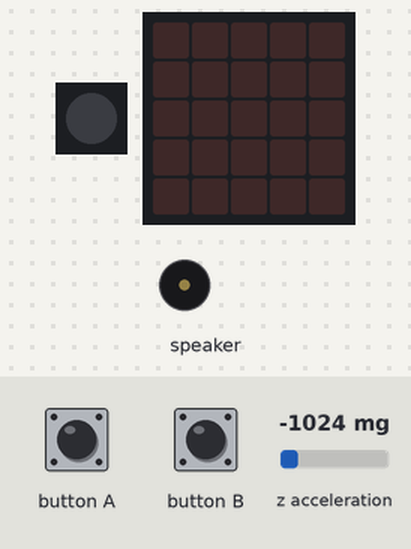
Bench run of a program on a simulated Calliope mini (MakeCode). Parts: 1 RGB LEDs in strip order, left to right, the board's 5×5 LED display, buzzer (waves = sounding). Inputs (shaded band) come from the test bench; at power-on: z acceleration -1024 mg.

Above: at 2.5 s.
2.6 s: button A pressed for 0.15 s
At 5.5 s:
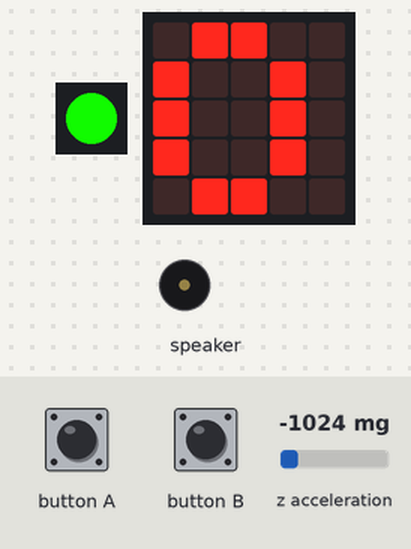
5.7 s: z acceleration set to -1440 mg
At 6.9 s:
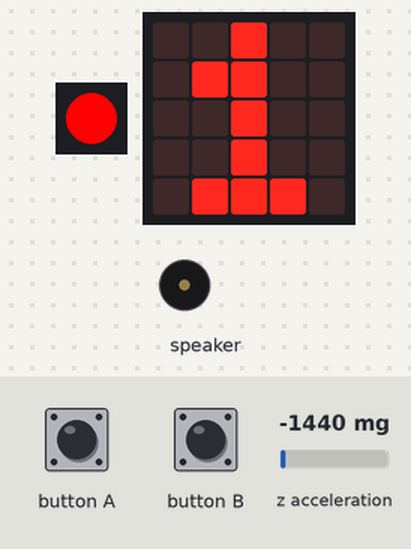
7.2 s: button B pressed for 0.15 s
At 7.44 s:
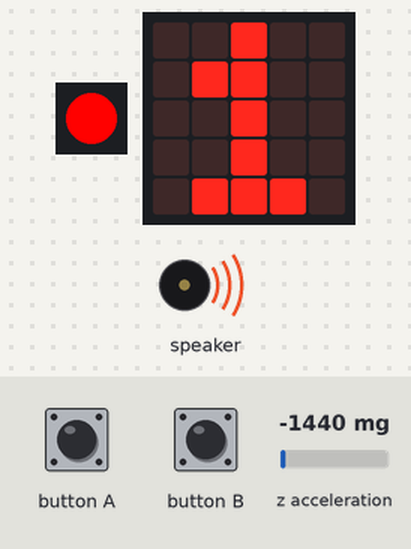
9.0 s: z acceleration set to -750 mg
At 9.6 s:
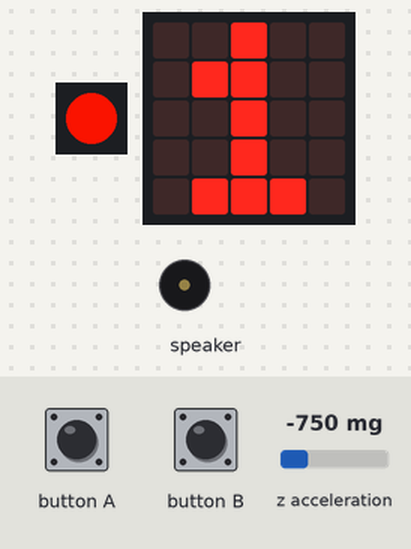
10.6 s: button B pressed for 0.15 s
At 12.2 s:
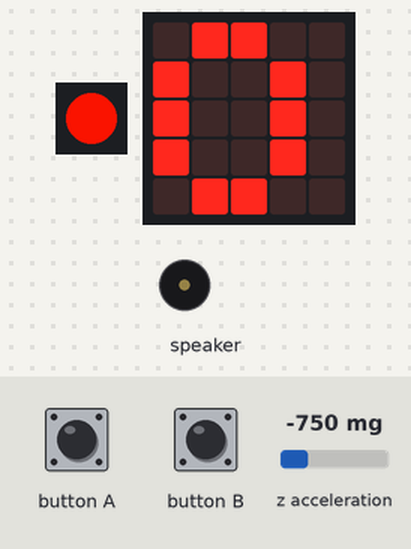
Timing chart, 0 to 13.7 s (numbered marks = the images above; inputs shaded):
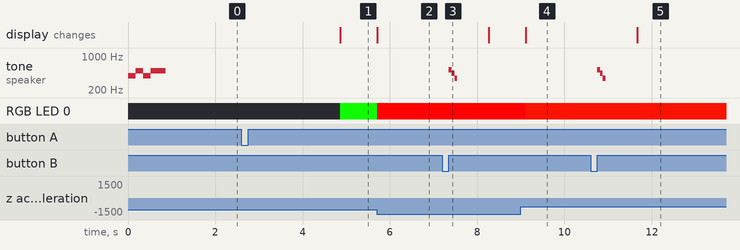

The program:

main.ts
```typescript
input.onButtonPressed(Button.A, function () {
    firstTimeFlag = 0
    basic.pause(10)
    while (count <= repetitions) {
        if (firstTimeFlag == 0) {
            basic.pause(2000)
        }
        firstTimeFlag = 1
        basic.pause(100)
        accel_val = input.acceleration(Dimension.Z)
        if (accel_val < zero_cal - tolerance / 2 && prev_val > zero_cal + tolerance / 2 || accel_val > zero_cal + tolerance / 2 && prev_val < zero_cal - tolerance / 2) {
            prev_val = accel_val
            count += 1
            light2 += Math.trunc(255 / repetitions) * -1
        }
        basic.setLedColor(basic.rgbw(
        light2,
        0 - light2,
        0,
        light2
        ))
        basic.showNumber(count)
    }
    if (count == repetitions) {
        music.playMelody("E F G B G - B - ", 350)
    }
})
input.onButtonPressed(Button.B, function () {
    music.playMelody("C5 A F - - - - - ", 1000)
    count = 0
    basic.pause(100)
})
let firstTimeFlag = 0
let zero_cal = 0
let tolerance = 0
let prev_val = 0
let accel_val = 0
let light2 = 0
let repetitions = 0
let count = 0
music.playMelody("G B G B B - - - ", 350)
count = 0
// Modify
repetitions = 15
light2 = 255 + Math.trunc(255 / repetitions)
accel_val = 0
prev_val = 0
// Modify
let target_val = 1035
// Modify
tolerance = 5
zero_cal = -1024
basic.forever(function () {

})
```

test.ts
```typescript
// Hier kann man Tests durchführen; diese Datei wird nicht kompiliert, wenn dieses Paket als Erweiterung verwendet wird.
```

Measured:
- after the input at 2.6 s, RGB LED 0: off → RGB(16, 240, 0) after 2.3 s; the display: changes after 2.3 s (image 1)
- after the input at 5.7 s, RGB LED 0: RGB(16, 240, 0) → RGB(255, 1, 0) at once; the display: changes at once (image 2)
- after the input at 7.2 s, tone on speaker: silent → 523 Hz after 0.15 s, → 440 Hz 0.07 s later, → 349 Hz 0.07 s later, → silent 0.06 s later
- after the input at 9.0 s, RGB LED 0: RGB(255, 1, 0) → RGB(238, 18, 0) after 0.11 s; the display: changes after 0.11 s (image 4)
- after the input at 10.6 s, tone on speaker: silent → 523 Hz after 0.15 s, → 440 Hz 0.07 s later, → 349 Hz 0.07 s later, → silent 0.06 s later; the display: changes after 1.1 s (image 5)
